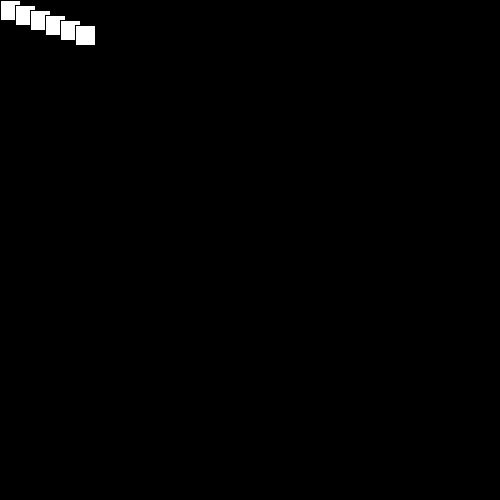
Frame 1 (no input)
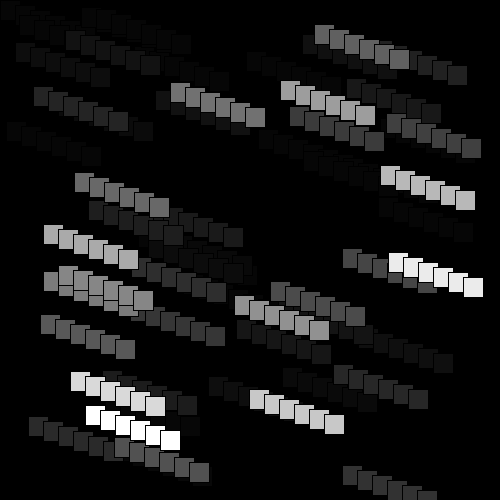
Frame 60 (the mouse pressed at the canvas centre just before this capture)
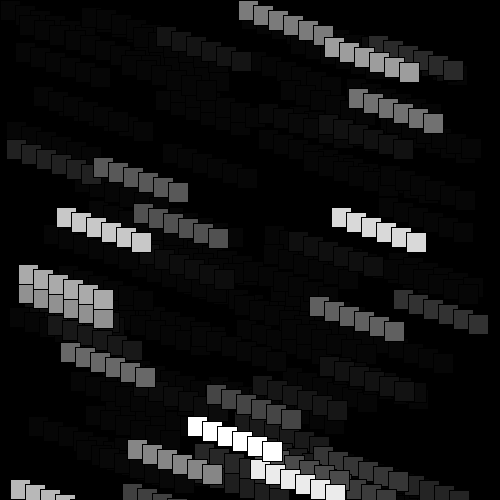
Frame 120 (the mouse held since frame 60 and released just before this capture)

The Processing sketch that drew these frames (run headless with seeded random() and noise(); from frame 60 on, the mouse is pressed at the canvas centre):

// Processing sketch: processing_133236
// ── processing_133236.pde

void setup() {
  size(500, 500);
  background(0);
}

int x = 0;
int y = 0;

void draw() {
  fill(0, 20);
  rect(0, 0, 500, 500);
  for (int i = 0; i <6; i++) {
    fill(255);
    rect(x, y, 20, 20);
    x = x+15;
    y= y+5;
  }
  x = int(random(400));
  y = int(random(500));
}
